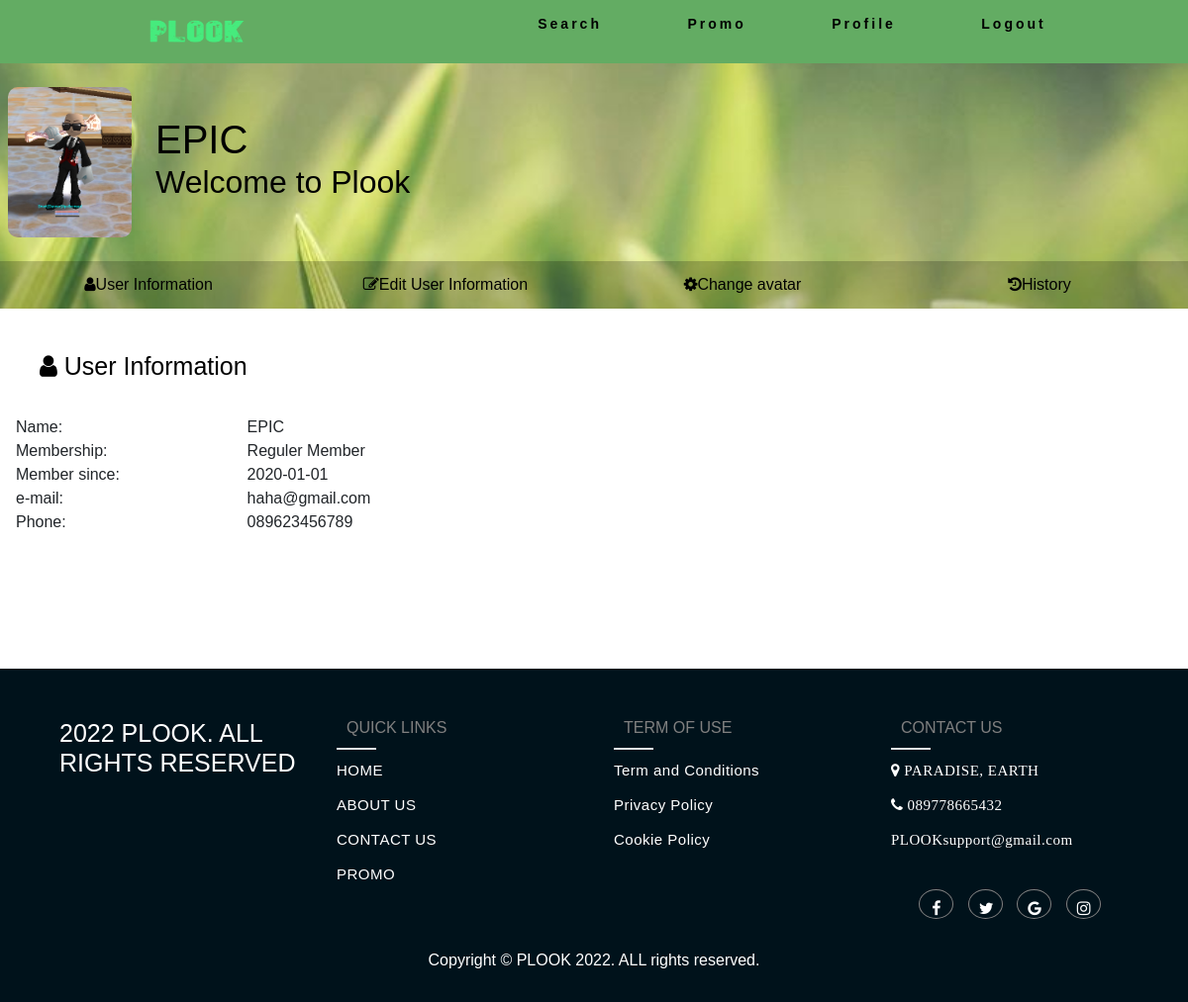
The app's page /profile.php (signed in) with its own data.
### tables this page shows
CREATE TABLE `users` (
  `id` int(11) NOT NULL,
  `password` varchar(70) NOT NULL,
  `email` varchar(50) NOT NULL,
  `phone` varchar(14) NOT NULL,
  `type` varchar(10) NOT NULL,
  `date` date NOT NULL,
  `image` varchar(100) DEFAULT NULL,
  `disp_name` varchar(20) DEFAULT NULL
);

### profile.php (the view, shortened to what this page needs)
    <?php
require_once('Controller/connection.php');
$user_id=$_SESSION['user_id'];
$query="SELECT * FROM users where id='$user_id'";
$res = mysqli_query($connection,$query);
$res=$res->fetch_assoc();
?>
<!DOCTYPE html>
<html lang="en">
<head>
  <link rel="stylesheet" href="https://maxcdn.bootstrapcdn.com/bootstrap/4.1.1/css/bootstrap.min.css">
  <link rel="stylesheet" href="https://cdnjs.cloudflare.com/ajax/libs/font-awesome/4.7.0/css/font-awesome.min.css">
  <link rel="stylesheet" href="css/profile.css">
  <link rel="stylesheet" href="css/style.css">
</head>
<nav>
<div class="logo">
<a href="index.php"><img title="" src="gambar\logo2.png" style="width:200px;height:80px;"/></a>
</div>
<ul class="nav-links">
<?php if(!isset($_SESSION['user'])){ ?>
<li><a href="Login.php">Login</a></li>
<li><a href="register.php">Register</a></li>
<li><a href="parallax.php">About us</a></li>
<?php }else{?>
<li><a href="index.php">Search</a></li>
<li><a href="promo.php">Promo</a></li>
<li><a href="profile.php">Profile</a></li>
<li><a href="logout.php">Logout</a></li>
<?php }?>
</ul>
</nav>
<body>
<div class="cover">
  <div id="header" class="primary-colors">
    <div class="profile-pic">
       <?php if($res['image']==""){ ?>
        <img src="gambar/user.png" alt="">
       <?php } else { ?>
        <img src="uploads/<?php echo $res['image']?>" width="100%" alt="">
       <?php } ?>
    </div>
    <div class="profile-summary">
      <?php if($res['disp_name']!=""){?>
        <h1> <?php echo $res['disp_name']; ?></h1>
      <?php } else{ ?>
        <h1>User</h1>
       <?php } ?>
       <h2>Welcome to Plook</h2>
    </div>
  </div>
  <div id="contacts" class="secondary-colors">
  <a href="#" onclick="showUserInfo()" class="contact1">
        <i class="fa fa-user"></i>User Information
      </a>
     <a href="#" onclick="editUserInfo()" class="contact1">
        <i class="fa fa-edit"></i>Edit User Information
      </a>
     <a href="#" onclick="changeAvatar()" class="contact1">
        <i class="fa fa-cog"></i>Change avatar
      </a>
      <a href="#" onclick="showHistory()" class="contact1">
        <i class="fa fa-history"></i>History
      </a>
  </div>
  </div>
  <div id="main">
    <div class="long-details">
    <div class="head active">
    <h3 class="primary-colors section-head">
        <i class="fa fa-user"></i> User Information
      </h3>
      <table class="timeline">
      <tr>
          <td class="time">Name: </td>
          <td class="event">
          <?php echo $res['disp_name']?>
          </td>
        </tr>
        <tr>
          <td class="time">Membership:</td>
          <td class="event">
          <?php echo $res['type'];?> Member
          </td>
        </tr>
        <tr>
          <td class="time">Member since:</td>
          <td class="event">
            <?php echo $res['date'];?>
          </td>
        </tr>
        <tr>
          <td class="time">e-mail:</td>
          <td class="event">
          <?php echo $res['email'];?>
          </td>
        </tr>
        <tr>
          <td class="time">Phone:</td>
          <td class="event">
          <?php echo $res['phone'];?>
          </td>
        </tr>
      </table>
    </div>
    </div>
  </div>
  <div class="footer">
        <div class="inner-footer">
            <div class="footer-items">
                <h1>2022 PLOOK. All Rights Reserved</h1>
            </div>
            <div class="footer-items">
               <h2>QUICK LINKS</h2>
               <div class="border"></div>
                <ul class="footer-ul">
                <a class="footer-a" href="index.php"><li class="footer-li">HOME</li></a>
                <a class="footer-a" href="parallax.php"><li class="footer-li">ABOUT US</li></a>
                <a class="footer-a" href="review/contactus.php"><li class="footer-li">CONTACT US</li></a>
                <a class="footer-a" href="promo.php"><li class="footer-li">PROMO</li></a>
                </ul>
            </div>
            <div class="footer-items">
               <h2>Term Of Use</h2>
               <div class="border"></div>
                <ul class="footer-ul">
                <a class="footer-a" href="termandcond.php"><li class="footer-li">Term and Conditions</li></a>
                <a class="footer-a" href="privacypolicy.php"><li class="footer-li">Privacy Policy</li></a>
                <a class="footer-a" href="cookiepolicy.php"><li class="footer-li">Cookie Policy</li></a>
                </ul>
            </div>
            <div class="footer-items">
               <h2>Contact US</h2>
               <div class="border"></div>
               <ul class="footer-ul">
                    <li class="footer-li">
                    <i class="fa fa-map-marker" aria-hidden="true"> PARADISE, EARTH</i></li>
                    <li class="footer-li"><i class="fa fa-phone" aria-hidden="true"> 089778665432</i></li>
                    <li class="footer-li"><i class="fa fa-envelop" aria-hidden="true"> PLOOKsupport@gmail.com</i></li>
                </ul>
                <div class="social-media">
                <a class="social-media-a" href=""><i class="fa fa-facebook" aria-hidden="true"></i></a>
                <a href="" class="social-media-a"><i class="fa fa-twitter" aria-hidden="true"></i></a>
                <a href="" class="social-media-a"><i class="fa fa-google" aria-hidden="true"></i></a>
                <a href="" class="social-media-a"><i class="fa fa-instagram" aria-hidden="true"></i></a>
                </div>
            </div>
        <div class="footer-bottom">
        Copyright &copy; PLOOK 2022. ALL rights reserved.
        </div>
    </div>
</body>
</html>

### css/profile.css (style rules this page uses)
.primary-colors { color: black; }
.cover { background: url(../gambar/cover1.jpg) no-repeat center center fixed; -webkit-background-size: cover; -moz-background-size: cover; -o-background-size: cover; background-size: cover; }
.secondary-colors { color: black; background: transparent; }
.primary-colors i { margin-top: 10px; position: relative; }
body { margin: 0; font-family: "Bitter", serif; }
#header { display: flex; align-items: center; position: relative; width: 100%; height: 25vh; background-color: transparent; }
#header .profile-summary { padding: 16px; flex: 1; }
#header .profile-pic img { max-width: 125px; max-height: 10%; z-index: 5000; background-position: 50% 50%; background-size: cover; margin: 8px; border-radius: 10px; }
#header .profile-summary h1 { margin: 0; }
#contacts { display: flex; width: 100%; }
#contacts a { flex: 1; padding: 12px 8px; text-align: center; color: inherit; text-decoration: none; }
#main { display: flex; }
#main .long-details { padding: 16px; flex: 2; }
.section-head { display: inline-block; font-size: 25px; padding: 12px 16px; border-radius: 50px; margin: 8px 0 0 8px; }
#main .timeline { padding: 12px 16px; width: 100%; }
#main .timeline td { vertical-align: top; padding-right: 16px; }
#main .timeline .time { width: 20%; }
.head { display: none; }
.active { display: block; background-color: ; }
#contacts a { background-color: #0003; }

### css/style.css (style rules this page uses)
* { padding: 0; margin: 0; font-family: sans-serif; }
.footer { margin-top: 20px; width: 100%; background: #00121b; display: block; }
.inner-footer { width: 95%; margin: auto; padding:30px 10px; display: flex; flex-wrap: wrap; box-sizing: border-box; justify-content: center; }
.footer-items { width: 25%; padding: 10px 20px; box-sizing: border-box; }
.footer h1 { padding: 10px 0; font-size: 25px; color:#fff; text-transform: uppercase; }
.footer h2 { margin: 10px; color: grey; font-size: 16px; font-weight: lighter; text-transform: uppercase; }
.border { height: 2px; width: 40px; background: #ff9800; }
.footer-ul { list-style: none; color: #fff; font-size: 15px; letter-spacing: 0.5px; }
.footer-ul a { text-decoration: none; outline: none; color: #fff; transition: 0.3s; }
.footer-ul .footer-li { margin: 10px 0; height: 25px; }
.footer-li i { margin-right:20px ; }
.social-media { width: 100%; color:#fff; text-align: center; }
.social-media .social-media-a { text-decoration: none; }
.social-media i { height: 30px; width: 35px; margin:20px 5px; padding: 10px; color: #fff; border-radius: 50%; border: 1px solid grey; transition: 0.3s; }
.footer-bottom { width: 100%; color:#fff; font-size:16px; text-align: center; }
nav { display: flex; justify-content: space-around; align-items: center; height: 8vh; background-color:rgb(99, 172, 99); font-family: sans-serif; }
.logo { text-align: left; }
.nav-links { display: flex; justify-content: space-around; width: 50%; z-index: 9999; }
.nav-links li { list-style: none; }
.nav-links a { color:black; text-decoration: none; letter-spacing: 3px; font-weight: bold; font-size: 14px; }

### profile.php (style rules this page uses)
.footer { margin-top:10%; }
.section-head { margin-bottom:2%; }

### records on screen
users: image (picture), disp_name "EPIC", type "Reguler", date "2020-01-01", email "haha@gmail.com", phone "089623456789"
